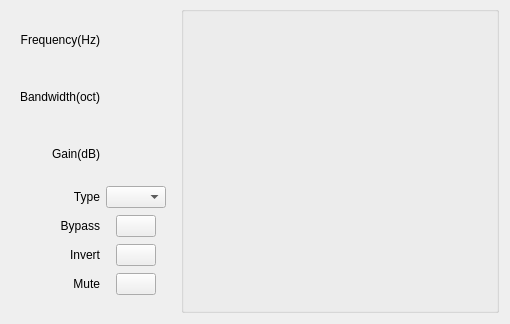
<?xml version="1.0" encoding="UTF-8"?>
<ui version="4.0">
 <class>CfgSettingFilte</class>
 <widget class="QWidget" name="CfgSettingFilte">
  <property name="geometry">
   <rect>
    <x>0</x>
    <y>0</y>
    <width>506</width>
    <height>324</height>
   </rect>
  </property>
  <property name="windowTitle">
   <string>Form</string>
  </property>
  <layout class="QHBoxLayout" name="horizontalLayout">
   <property name="topMargin">
    <number>6</number>
   </property>
   <item>
    <widget class="QWidget" name="widget" native="true">
     <layout class="QGridLayout" name="gridLayout">
      <property name="sizeConstraint">
       <enum>QLayout::SetDefaultConstraint</enum>
      </property>
      <property name="verticalSpacing">
       <number>7</number>
      </property>
      <item row="8" column="0">
       <widget class="QLabel" name="label_3">
        <property name="layoutDirection">
         <enum>Qt::LeftToRight</enum>
        </property>
        <property name="text">
         <string>Mute</string>
        </property>
        <property name="alignment">
         <set>Qt::AlignRight|Qt::AlignTrailing|Qt::AlignVCenter</set>
        </property>
       </widget>
      </item>
      <item row="5" column="0">
       <widget class="QLabel" name="labelType">
        <property name="layoutDirection">
         <enum>Qt::LeftToRight</enum>
        </property>
        <property name="text">
         <string>Type</string>
        </property>
        <property name="alignment">
         <set>Qt::AlignRight|Qt::AlignTrailing|Qt::AlignVCenter</set>
        </property>
       </widget>
      </item>
      <item row="2" column="0">
       <widget class="QLabel" name="label_Bandwidth">
        <property name="layoutDirection">
         <enum>Qt::LeftToRight</enum>
        </property>
        <property name="text">
         <string>Bandwidth(oct)</string>
        </property>
        <property name="alignment">
         <set>Qt::AlignRight|Qt::AlignTrailing|Qt::AlignVCenter</set>
        </property>
       </widget>
      </item>
      <item row="5" column="1" alignment="Qt::AlignHCenter">
       <widget class="QComboBox" name="comboBoxType">
        <property name="minimumSize">
         <size>
          <width>60</width>
          <height>0</height>
         </size>
        </property>
        <property name="maximumSize">
         <size>
          <width>60</width>
          <height>16777215</height>
         </size>
        </property>
        <property name="maxVisibleItems">
         <number>30</number>
        </property>
       </widget>
      </item>
      <item row="6" column="1" alignment="Qt::AlignHCenter">
       <widget class="QPushButton" name="btnBypass">
        <property name="minimumSize">
         <size>
          <width>0</width>
          <height>0</height>
         </size>
        </property>
        <property name="maximumSize">
         <size>
          <width>60</width>
          <height>16777215</height>
         </size>
        </property>
        <property name="focusPolicy">
         <enum>Qt::NoFocus</enum>
        </property>
        <property name="styleSheet">
         <string notr="true"/>
        </property>
        <property name="text">
         <string/>
        </property>
        <property name="checkable">
         <bool>true</bool>
        </property>
       </widget>
      </item>
      <item row="0" column="0">
       <widget class="QLabel" name="labelFrequency">
        <property name="layoutDirection">
         <enum>Qt::LeftToRight</enum>
        </property>
        <property name="text">
         <string>Frequency(Hz)</string>
        </property>
        <property name="alignment">
         <set>Qt::AlignRight|Qt::AlignTrailing|Qt::AlignVCenter</set>
        </property>
       </widget>
      </item>
      <item row="0" column="1" alignment="Qt::AlignHCenter|Qt::AlignVCenter">
       <widget class="ConfigGainWidget" name="spinBoxFrequency" native="true">
        <property name="minimumSize">
         <size>
          <width>50</width>
          <height>50</height>
         </size>
        </property>
       </widget>
      </item>
      <item row="3" column="1" alignment="Qt::AlignHCenter|Qt::AlignVCenter">
       <widget class="ConfigGainWidget" name="spinBoxGain" native="true">
        <property name="minimumSize">
         <size>
          <width>50</width>
          <height>50</height>
         </size>
        </property>
       </widget>
      </item>
      <item row="7" column="1" alignment="Qt::AlignHCenter">
       <widget class="QPushButton" name="btn_invert">
        <property name="minimumSize">
         <size>
          <width>0</width>
          <height>0</height>
         </size>
        </property>
        <property name="maximumSize">
         <size>
          <width>60</width>
          <height>16777215</height>
         </size>
        </property>
        <property name="focusPolicy">
         <enum>Qt::NoFocus</enum>
        </property>
        <property name="styleSheet">
         <string notr="true"/>
        </property>
        <property name="text">
         <string/>
        </property>
        <property name="checkable">
         <bool>true</bool>
        </property>
       </widget>
      </item>
      <item row="6" column="0">
       <widget class="QLabel" name="label">
        <property name="layoutDirection">
         <enum>Qt::LeftToRight</enum>
        </property>
        <property name="text">
         <string>Bypass</string>
        </property>
        <property name="alignment">
         <set>Qt::AlignRight|Qt::AlignTrailing|Qt::AlignVCenter</set>
        </property>
       </widget>
      </item>
      <item row="2" column="1" alignment="Qt::AlignHCenter|Qt::AlignVCenter">
       <widget class="ConfigGainWidget" name="doubleSpinBox_bandwidth" native="true">
        <property name="minimumSize">
         <size>
          <width>50</width>
          <height>50</height>
         </size>
        </property>
       </widget>
      </item>
      <item row="3" column="0">
       <widget class="QLabel" name="labelGain">
        <property name="layoutDirection">
         <enum>Qt::LeftToRight</enum>
        </property>
        <property name="text">
         <string>Gain(dB)</string>
        </property>
        <property name="alignment">
         <set>Qt::AlignRight|Qt::AlignTrailing|Qt::AlignVCenter</set>
        </property>
       </widget>
      </item>
      <item row="8" column="1" alignment="Qt::AlignHCenter">
       <widget class="QPushButton" name="btn_mute">
        <property name="minimumSize">
         <size>
          <width>0</width>
          <height>0</height>
         </size>
        </property>
        <property name="maximumSize">
         <size>
          <width>60</width>
          <height>16777215</height>
         </size>
        </property>
        <property name="focusPolicy">
         <enum>Qt::NoFocus</enum>
        </property>
        <property name="styleSheet">
         <string notr="true"/>
        </property>
        <property name="text">
         <string/>
        </property>
        <property name="checkable">
         <bool>true</bool>
        </property>
       </widget>
      </item>
      <item row="7" column="0">
       <widget class="QLabel" name="label_2">
        <property name="layoutDirection">
         <enum>Qt::LeftToRight</enum>
        </property>
        <property name="text">
         <string>Invert</string>
        </property>
        <property name="alignment">
         <set>Qt::AlignRight|Qt::AlignTrailing|Qt::AlignVCenter</set>
        </property>
       </widget>
      </item>
      <item row="9" column="0">
       <spacer name="verticalSpacer">
        <property name="orientation">
         <enum>Qt::Vertical</enum>
        </property>
        <property name="sizeHint" stdset="0">
         <size>
          <width>20</width>
          <height>40</height>
         </size>
        </property>
       </spacer>
      </item>
     </layout>
    </widget>
   </item>
   <item>
    <widget class="QGroupBox" name="groupBox">
     <property name="title">
      <string/>
     </property>
     <layout class="QGridLayout" name="gridLayout_2">
      <property name="leftMargin">
       <number>6</number>
      </property>
      <property name="topMargin">
       <number>6</number>
      </property>
      <property name="rightMargin">
       <number>6</number>
      </property>
      <property name="bottomMargin">
       <number>6</number>
      </property>
      <item row="0" column="0">
       <widget class="EqGraph" name="eqGraph" native="true">
        <property name="minimumSize">
         <size>
          <width>300</width>
          <height>200</height>
         </size>
        </property>
       </widget>
      </item>
     </layout>
    </widget>
   </item>
  </layout>
 </widget>
 <customwidgets>
  <customwidget>
   <class>ConfigGainWidget</class>
   <extends>QWidget</extends>
   <header location="global">customWidget/configgainwidget.h</header>
   <container>1</container>
  </customwidget>
  <customwidget>
   <class>EqGraph</class>
   <extends>QWidget</extends>
   <header>customWidget/eqgraph.h</header>
   <container>1</container>
  </customwidget>
 </customwidgets>
 <resources/>
 <connections/>
</ui>
